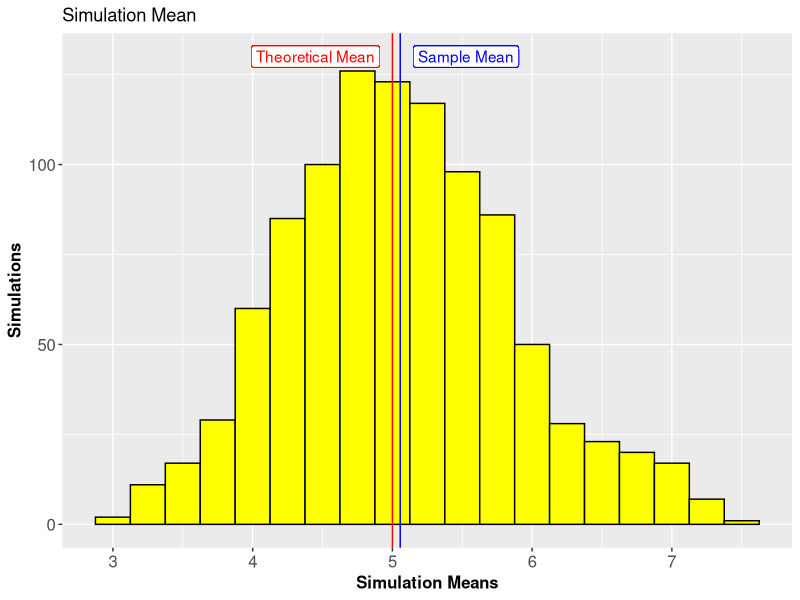
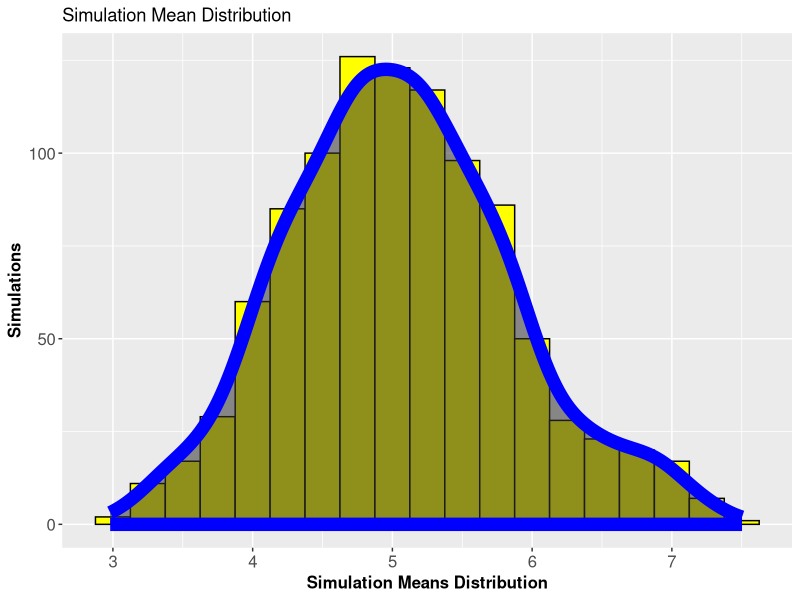
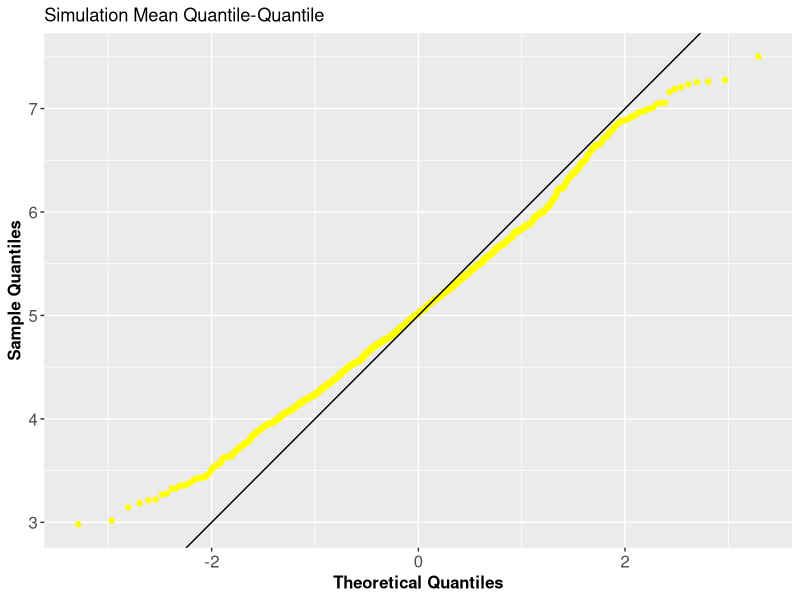

Reproduce these figures in R, in order.
#======================================================================
# Title: Analysis of Simulation Distribution
# Author: Brady Chiu
# Date: May 2, 2016
#======================================================================
## @knitr notes

## @knitr setup
library(data.table, warn.conflicts=F)
library(dplyr, warn.conflicts=F)
library(ggplot2, warn.conflicts=F)
library(knitr, warn.conflicts=F)
library(lubridate, warn.conflicts=F)
library(tidyr, warn.conflicts=F)

# setwd("/Users/bradychiu/Dropbox (Uber Technologies)/R/Coursera/06_Statistical_Inference/stats_inference_course_project/Part1/")

## @knitr functions
simulator<-function(n,lambda,simulation_count,seed=1337){
  set.seed(seed) # make our results repeatable
  simulation_means<-data.frame(mean=numeric(simulation_count)) # empty data frame to store our 1000 simulations
  for(i in 1:simulation_count){
    simulation_means[i,]<-mean(rexp(n,lambda)) # get mean for our 1000 simulations of 40 samples each
  }
  simulation_means
}

## @knitr parameters
exponentials<-40
lambda<-0.2
simulation_count<-1000

## @knitr simulation_result
simulation_result<-simulator(exponentials,lambda,simulation_count)
head(simulation_result,10)

## @knitr mean
theoretical_mean<-1/lambda
sample_mean<-mean(simulation_result$mean)

## @knitr mean_out
paste("Theoretical Mean:",theoretical_mean)
paste("Sample Mean:",sample_mean)

## @knitr variance
theoretical_variance<-(1/lambda)^2/exponentials
sample_variance<-var(simulation_result$mean)

## @knitr variance_out
paste("Theoretical Variance:",theoretical_variance)
paste("Sample Variance:",sample_variance)

## @knitr plot_1
ggplot(
  data=simulation_result
  ,aes(x=mean)
  )+
  geom_histogram(binwidth=0.25,color="black",fill="yellow")+
  geom_vline(aes(xintercept=theoretical_mean),color="red",show.legend=TRUE)+
  geom_label(aes(label="Theoretical Mean",x=theoretical_mean,y=130,hjust=1.1),color="red")+
  geom_vline(aes(xintercept=sample_mean),color="blue",show.legend=TRUE)+
  geom_label(aes(label="Sample Mean",x=theoretical_mean,y=130,hjust=-0.2),color="blue")+
  ggtitle("Simulation Mean")+
  scale_x_continuous(name="Simulation Means")+
  scale_y_continuous(name="Simulations")+
  theme(
    axis.title=element_text(face="bold",size=12)
    ,axis.text=element_text(size=12)
    )

## @knitr plot_2
ggplot(
  data=simulation_result
  ,aes(x=mean)
  )+
  geom_histogram(binwidth=0.25,color="black",fill="yellow")+
  stat_density(aes(y=0.25*..count..,alpha=0.9,size=0.5),color="blue")+
  ggtitle("Simulation Mean Distribution")+
  scale_x_continuous(name="Simulation Means Distribution")+
  scale_y_continuous(name="Simulations")+
  theme(
    axis.title=element_text(face="bold",size=12)
    ,axis.text=element_text(size=12)
    ,legend.position="none"
    )

## @knitr plot_3
ggplot(
  data=simulation_result
  ,aes(sample=mean)
  )+
  geom_qq(color="yellow")+
  geom_abline(slope=1,intercept=5)+
  ggtitle("Simulation Mean Quantile-Quantile")+
  scale_x_continuous(name="Theoretical Quantiles")+
  scale_y_continuous(name="Sample Quantiles")+
  theme(
    axis.title=element_text(face="bold",size=12)
    ,axis.text=element_text(size=12)
    ,legend.position="none"
  )